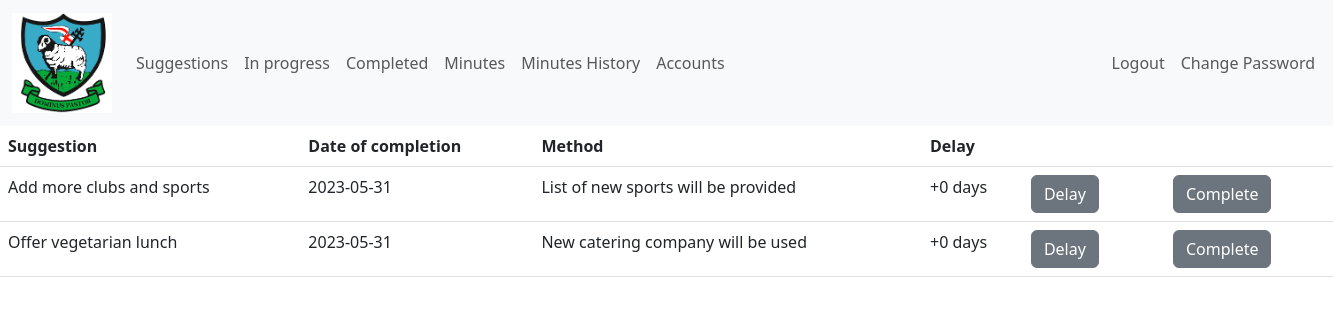
The app's page /progress (signed in) with its own data.
### tables this page shows
CREATE TABLE "Approved" (
	"ID"	INTEGER,
	"Suggestion"	TEXT NOT NULL,
	"Method"	TEXT NOT NULL,
	"DateCompleted"	TEXT NOT NULL,
	"Delay"	INTEGER NOT NULL DEFAULT 0,
	"Suggestionref"	INTEGER NOT NULL,
	PRIMARY KEY("ID"),
	FOREIGN KEY("Suggestionref") REFERENCES "Suggestions"("ID")
);

### app.py (the view)
@app.route('/progress', methods=['GET'])
@login_required
def progress():
    with sqlite3.connect('suggestions.db') as con:
        cur = con.cursor()
        approved = cur.execute('SELECT ID, Suggestion, Method, Datecompleted, Delay FROM Approved').fetchall()
    return render_template('inprogress.html', approved = approved)

### app.py (called while the page is built)
@login_manager.user_loader
def load_user(user_id):
    return User(user_id)

### templates/inprogress.html (shortened to what this page needs)
{% extends 'admin.html' %}
{% block body %}
<table class="table">
    <thead>
      <tr>
        <th scope="col">Suggestion</th>
        <th scope="col">Date of completion</th>
        <th scope="col">Method</th>
        <th scope="col">Delay</th>
        <th scope ="col"></th>
        <th scope="col"></th>
      </tr>
    </thead>
    <tbody>
      {% for suggestion in approved %}
      <tr>
        <td>{{ suggestion[1] }}</td>
        <td>{{ suggestion[3] }}</td>
        <td>{{ suggestion[2] }}</td>
        <td>+{{ suggestion[4] }} days</td>
        <td><button type="button" class="btn btn-secondary" id="{{ suggestion[0] }}delay">Delay</button></td>
        <td>
          <form action="/complete" method="post">
            <button type="submit" class="btn btn-secondary">Complete</button>
          </form>
        </td>
      </tr>
      {% endfor %}
    </tbody>
  </table>
{% endblock %}

### records on screen
Approved: Suggestion "Add more clubs and sports", DateCompleted "2023-05-31", Method "List of new sports will be provided", Delay "0"
Approved: Suggestion "Offer vegetarian lunch", DateCompleted "2023-05-31", Method "New catering company will be used", Delay "0"
